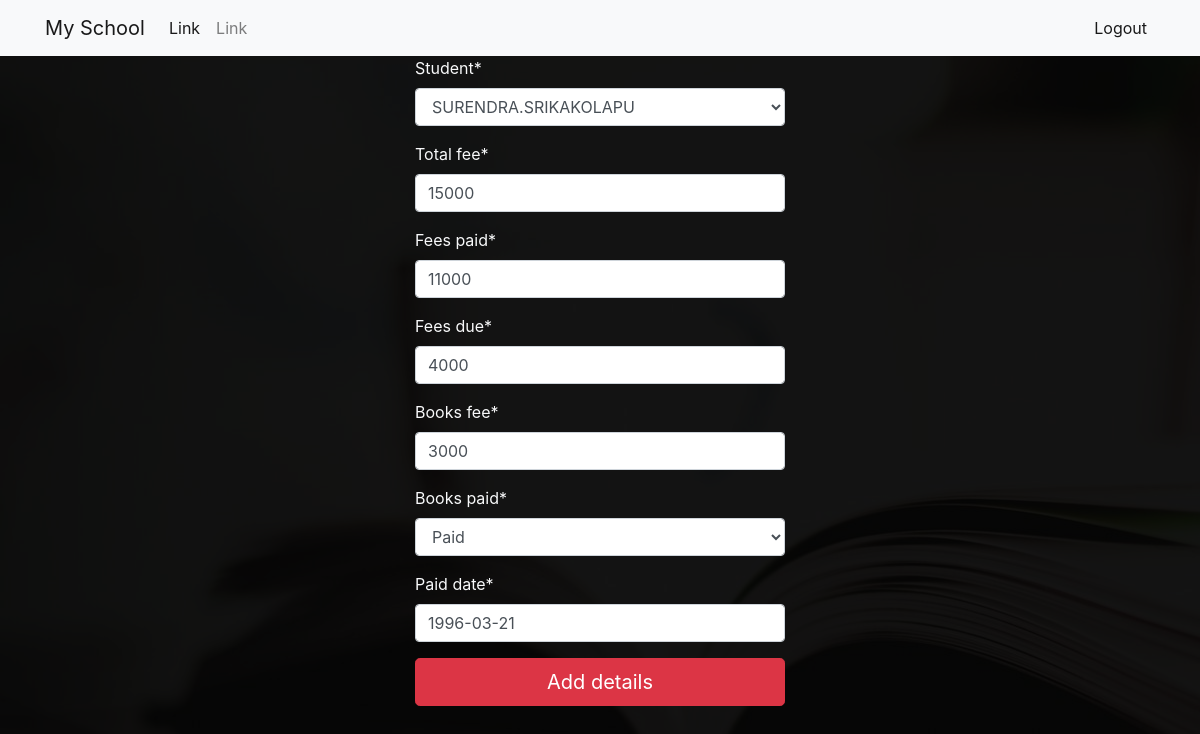
Screenshot of /ad/update-fee/11 with the database file from the repository.
### admissions/models.py (models this page shows, shortened)
class Fee(models.Model):
    student = models.OneToOneField(Student , on_delete = models.CASCADE, unique=True)
    total_fee = models.CharField(max_length=30 , null = True)
    fees_paid = models.CharField(max_length=30 , null = True)
    fees_due = models.CharField(max_length=30 , null = True)
    books_fee =  models.CharField(max_length=30 , null=True)
    BOOKS_CHOICES = (
        ('Paid', 'Paid'),
        ('Not Paid', 'Not Paid'),
    )
    books_paid = models.CharField(max_length=10, choices=BOOKS_CHOICES , null = True)
    paid_date = models.DateField(null = True)

### admissions/views.py (the view)
# urls.py: path('update-fee/<int:id>', updatefee),
def updatefee(request,id):
    s = Fee.objects.get(id=id)
    form = FeeModelForm(instance=s)
    dict = {'form':form}
    if request.method == 'POST':
        form = FeeModelForm(request.POST,instance=s)
        if form.is_valid():
            form.save()
        return redirect("/ad/newfee/")
    return render(request,'admissions/update-fee.html', dict);

### admissions/forms.py
class FeeModelForm(forms.ModelForm):
    class Meta:
        model = Fee
        fields = ['student' , 'total_fee' , 'fees_paid' , 'fees_due' , 'books_fee' , 'books_paid' ,'paid_date']

### admissions/models.py (called while the page is built)
    def __str__(self):
        return self.name

### templates/admissions/update-fee.html (shortened to what this page needs)
{% extends 'base.html' %}
{% load static %}
    {% load crispy_forms_tags %}
    {% block content %}
    <div class="row">
        <div class="col-4">
        </div>
        <div class="col-lg-4">
            <div class="admission-form">
                <form class="text-light" method="POST">
                    {{form|crispy}}
                    <input class="btn btn-block btn-danger btn-lg" type="submit" name="" value="Add details">
                </form>
            </div>
        </div>
    </div>
    {% endblock content %}

### rows the page displays
Fee: student "SURENDRA.SRIKAKOLAPU", total_fee "15000", fees_paid "11000", fees_due "4000", books_fee "3000", books_paid "Paid", paid_date "1996-03-21"
